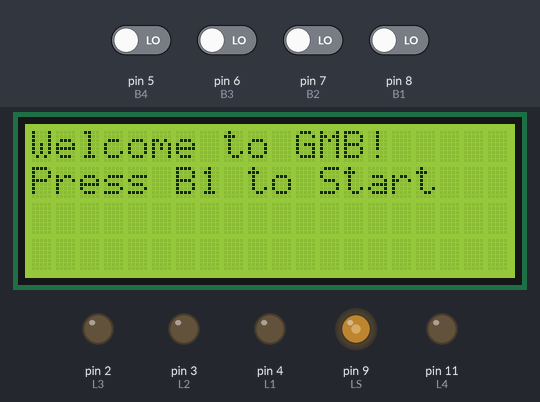
Bench run of a sketch on a simulated Arduino Uno, built with avr-gcc and run on an emulated ATmega328P. Parts: 20×4 character LCD, output pins drawn as LEDs (lit = HIGH). Dashed ring = blinking. The inputs (shaded band) are chosen by the test bench; at power-on: pin 5 (B4), pin 6 (B3), pin 7 (B2), pin 8 (B1) LOW. Random numbers use the default seed unless the sketch sets one.

Above: at 1.3 s.
1.4 s: pin 8 (B1) driven HIGH
At 2.2 s:
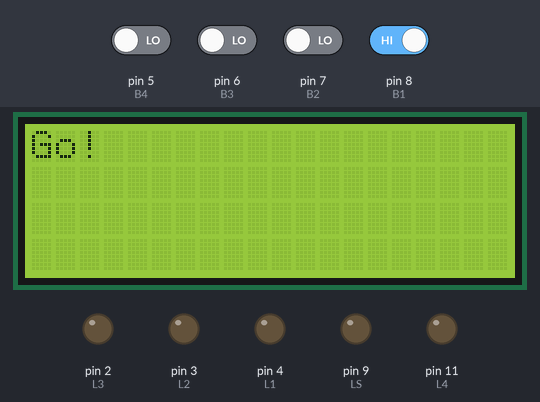
5.6 s: pin 5 (B4) driven HIGH
At 6.9 s:
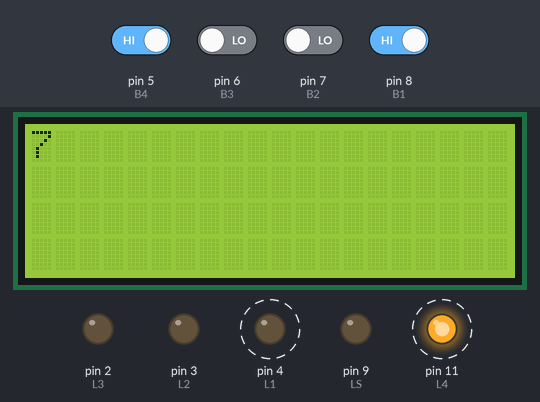
9.8 s: pin 6 (B3) driven HIGH
At 10.6 s:
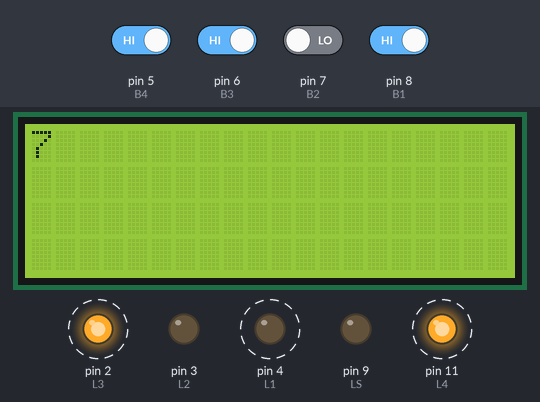
14.0 s: pin 7 (B2) driven HIGH
At 14.5 s:
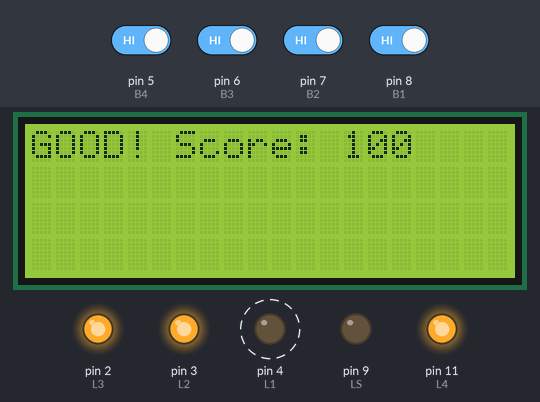
18.2 s: pin 5 (B4) driven LOW
22.4 s: pin 6 (B3) driven LOW
Timing chart, 0 to 30.6 s (numbered marks = the images above; inputs shaded):
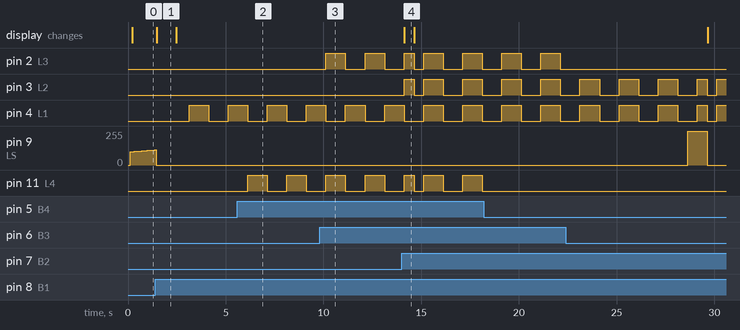

Measured:
- after the input at 1.4 s, pin 4 (L1): LOW → HIGH after 1.7 s, → LOW 1.0 s later, → HIGH 1.0 s later
- after the input at 5.6 s, pin 11 (L4): alternates HIGH for 1.0 s and LOW for 1.0 s, starting after 0.53 s
- after the input at 9.8 s, pin 2 (L3): alternates HIGH for 1.0 s and LOW for 1.0 s, starting after 0.33 s
- after the input at 14.0 s, pin 3 (L2): goes HIGH 0.52 s, LOW 0.48 s, HIGH 1.0 s, LOW 1.0 s, HIGH 1.0 s, then LOW, starting after 0.13 s; the display: changes after 0.15 s (image 4)
- what the display in image 1 shows lasts 1.0 s, from 1.5 s to 2.5 s
- what the display in image 4 shows lasts 0.6 s, from 14.1 s to 14.7 s

The sketch:

Assignment_1.ino
```cpp
#include <avr/sleep.h>
#include <TimerOne.h>
#include <EnableInterrupt.h>
#include <LiquidCrystal_I2C.h>

#define L4 11 //binary value 1
#define L3 2 //binary value 2
#define L2 3 //binary value 4
#define L1 4 //binary value 8
#define LS 9 //red led that pulse in the initial and lost state
#define POT A3 //potentiometer for the level
#define B4 5 //button for the binary value 1
#define B3 6 //button for the binary value 2
#define B2 7 //button for the binary value 4
#define B1 8 //button for the binary value 8

//variables that keep track of the LEDs on to facilitate the sum
bool pressed_1 = false;
bool pressed_2 = false;
bool pressed_4 = false;
bool pressed_8 = false;

// Time tracking for debouncing (stores last time each button was pressed)
unsigned long lastPressB1 = 0;
unsigned long lastPressB2 = 0;
unsigned long lastPressB3 = 0;
unsigned long lastPressB4 = 0;

//variables to manage the led fading LS in the initial state
int fadeAmount = 1;
int currIntensity = 100;
bool fadingUp = true;

int target; //number to dial in each round
int score = 0;
int T1 = 20000;
int level = 1;
float F = 0.9;

unsigned long startTime;
const unsigned long debounceDelay = 50; // Debounce delay (time in milliseconds to wait before accepting a new press)

bool stopTheGame = false;
bool startGame = false;

LiquidCrystal_I2C lcd = LiquidCrystal_I2C(0x27,20,4);

void setup() {
  Serial.begin(9600);
  pinMode(L1, OUTPUT);
  pinMode(L2, OUTPUT);
  pinMode(L3, OUTPUT);
  pinMode(L4, OUTPUT);
  pinMode(LS, OUTPUT);
  pinMode(B1, INPUT);
  pinMode(B2, INPUT);
  pinMode(B3, INPUT);
  pinMode(B4, INPUT);
  pinMode(POT, INPUT);

  enableInterrupt(B1, wakeUp, RISING);
  enableInterrupt(B2, wakeUp, RISING);
  enableInterrupt(B3, wakeUp, RISING);
  enableInterrupt(B4, wakeUp, RISING);

  startTime = millis();

  lcd.init();
  lcd.backlight();
  lcd.begin(20,4);

  Timer1.initialize(1000000);
  Timer1.attachInterrupt(ledManagement);
}

void loop() {
  //the initialization state is identified by the false startgame variable
  //until it is possible to start rounds
  while(startGame == false){
    //fading in and out
    analogWrite(LS, currIntensity);
    if (fadingUp) {
      currIntensity += fadeAmount;
      if (currIntensity >= 255) {
        fadingUp = false;
        currIntensity = 255;
      }
    } else {
      currIntensity -= fadeAmount;
      if (currIntensity <= 0) {
        fadingUp = true;
        currIntensity = 0;
      }
    }

    lcd.begin(20,4);
    lcd.backlight();
    lcd.setCursor(0, 0);
    lcd.print("Welcome to GMB!");
    lcd.setCursor(0, 1);
    lcd.print("Press B1 to Start");

    //after pressing b1 you can start the game then all variables are set
    //startGame became true
    if (digitalRead(B1) == HIGH) {

      analogWrite(LS, 0);

      lcd.clear();
      lcd.setCursor(0, 0);
      lcd.print("Go!");

      delay(1000);

      startGame = true;
      startTime = millis();
      target = random(0,16);

      lcd.clear();
      lcd.setCursor(0, 0);
      lcd.print(target);

      int potValue = analogRead(POT);
      level = map(potValue, 0, 1023, 1, 4);

      switch(level) {
        case 1: F = 0.9; break;
        case 2: F = 0.7; break;
        case 3: F = 0.5; break;
        case 4: F = 0.3; break;
      }

    } else {
      //if 10 seconds pass without the B1 key is pressed arduino goes in deep sleeping
      if (millis() - startTime >= 10000) {

        lcd.clear();
        lcd.noBacklight();

        Serial.flush();
        set_sleep_mode(SLEEP_MODE_PWR_DOWN);
        sleep_enable();
        sleep_mode();
        sleep_disable();

        //set the value of startGame to false to be sure that it falls into the while and starts fading LS again,
        startGame = false;
        startTime = millis();
      }
    }
  }

  //At each loop cycle we check whether the number was entered correctly or if the maximum time has passed
  if(won(sum())){

    lcd.clear();
    lcd.setCursor(0, 0);
    lcd.print("GOOD! Score: ");
    lcd.print(score);

    //reset buttons and leds
    resetButtons();
    delay(500);
    resetLeds();

    //re-set the variables for the next round and show the new target
    target = random(0,16);
    startTime = millis();
    lcd.clear();
    lcd.setCursor(0, 0);
    lcd.print(target);

  }else if(millis() - startTime >= T1 ){

    digitalWrite(LS, HIGH);
    delay(1000);
    digitalWrite(LS, LOW);

    resetLeds();
    resetButtons();

    lcd.clear();
    lcd.setCursor(0, 0);
    lcd.print("Game Over!");
    lcd.setCursor(0, 1);
    lcd.print("Final Score: ");
    lcd.print(score);
    delay(2000);
    lcd.clear();
    delay(10000);

    startGame = false;
    startTime = millis();
    score = 0;
    T1 = 20000;
    int potValue = analogRead(POT);
    level = map(potValue, 0, 1023, 1, 4);

    switch(level) {
      case 1: F = 0.9; break;
      case 2: F = 0.7; break;
      case 3: F = 0.5; break;
      case 4: F = 0.3; break;
    }
  }
}

//function that manages the on and off of the led by means of the appropriate buttons,
//for the composition of the number in track
void ledManagement(){
  unsigned long currentTime = millis();
  if (digitalRead(B1) == HIGH && (currentTime - lastPressB1 > debounceDelay) && startGame) {
    lastPressB1 = currentTime;
    pressed_8 = !pressed_8;
    digitalWrite(L1, pressed_8 ? HIGH : LOW);
  }
  if (digitalRead(B2) == HIGH && (currentTime - lastPressB2 > debounceDelay) && startGame) {
    lastPressB2 = currentTime;
    pressed_4 = !pressed_4;
    digitalWrite(L2, pressed_4 ? HIGH : LOW);
  }
  if (digitalRead(B3) == HIGH && (currentTime - lastPressB3 > debounceDelay) && startGame) {
    lastPressB3 = currentTime;
    pressed_2 = !pressed_2;
    digitalWrite(L3, pressed_2 ? HIGH : LOW);
  }
  if (digitalRead(B4) == HIGH && (currentTime - lastPressB4 > debounceDelay) && startGame) {
    lastPressB4 = currentTime;
    pressed_1 = !pressed_1;
    digitalWrite(L4, pressed_1 ? HIGH : LOW);
  }
}

//function to quickly calculate the value reached by variables that track the pressed buttons,
//modified only in the above function
int sum() {
  int cont = 0;
  if (pressed_1) cont += 1;
  if (pressed_2) cont += 2;
  if (pressed_4) cont += 4;
  if (pressed_8) cont += 8;
  return cont;
}

//boolean function to determine whether or not the number is entered correctly
bool won(int cont) {
  if (cont == target) {
    score += 100;
    T1 = T1 * F;
    return true;
  } else {
    return false;
  }
}

void resetButtons(){
  pressed_1 = false;
  pressed_2 = false;
  pressed_4 = false;
  pressed_8 = false;
}

void resetLeds(){
  digitalWrite(L1, LOW);
  digitalWrite(L2, LOW);
  digitalWrite(L3, LOW);
  digitalWrite(L4, LOW);
}

void wakeUp() {}
```
